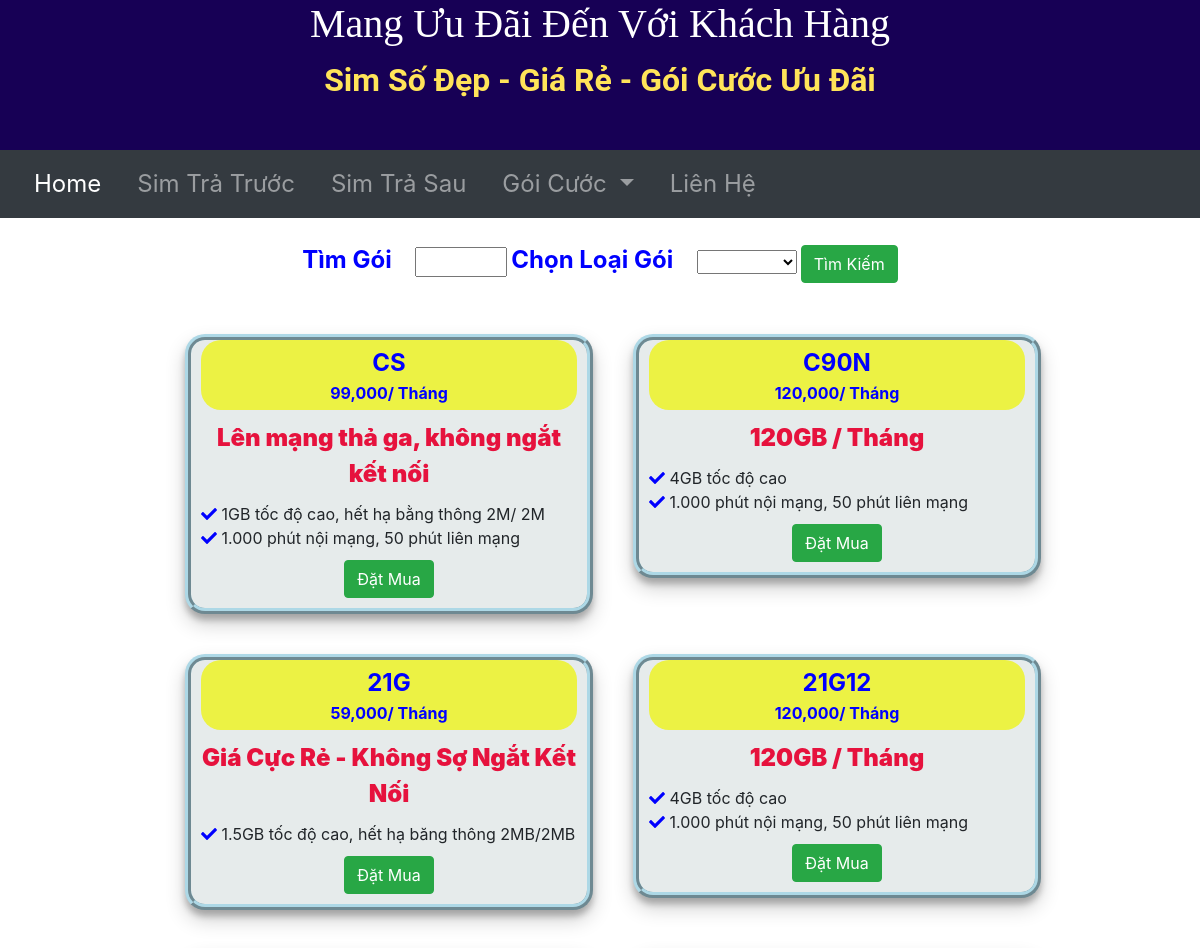
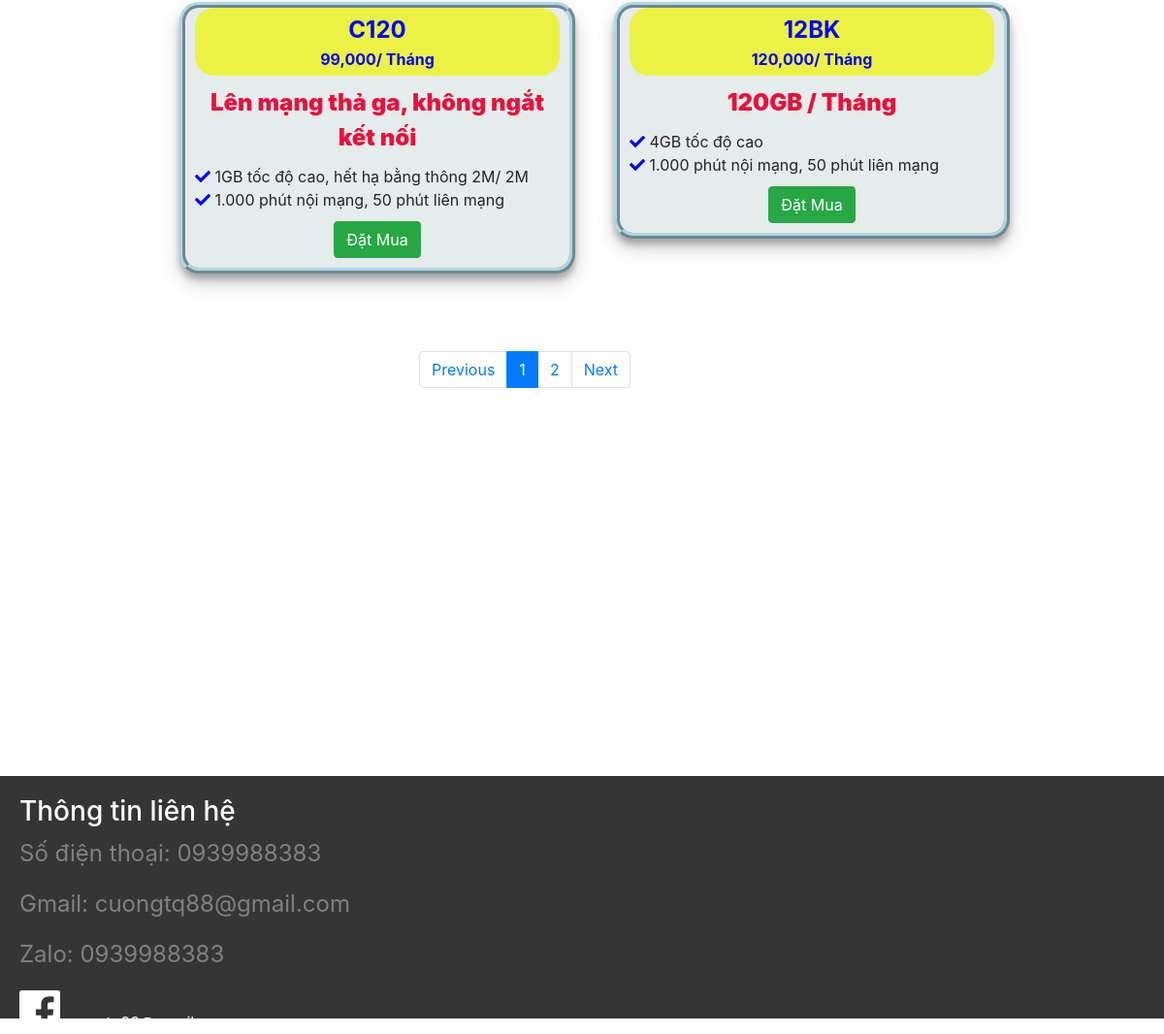
Screenshot of /goicuoc with the database file from the repository (2 pictures, top to bottom).
### main.py (models this page shows)
class GoiCuoc(db.Model):
    id = db.Column(db.Integer, primary_key=True)
    tengoi = db.Column(db.String(250), nullable=False)
    gia = db.Column(db.Integer, nullable=False)
    uudaichinh = db.Column(db.String(1000), nullable=False)
    uudaidata = db.Column(db.String(500), nullable=True)
    uudaithoai = db.Column(db.String(1000), nullable=True)
    nhom = db.Column(db.String(250), nullable=True)
    loai = db.Column(db.String(250), nullable=False)

### main.py (the view)
@app.route("/goicuoc", methods=['GET', 'POST'], defaults={"page": 1})
@app.route('/tracuugoi/<int:page>',methods=["GET","POST"])
def goicuoc(page):
    page = page
    pages = 6
    all_goi = GoiCuoc.query.filter_by(nhom="Phổ Biến").paginate(page, pages, error_out=False)
    if request.method == 'POST' and 'loaigoi' in request.form:
        loaigoi = request.form["loaigoi"]
        print(loaigoi)
        all_goi = GoiCuoc.query.filter_by(loai=loaigoi).paginate(page, pages, error_out=False)
        return render_template('goicuoc.html', all_goi=all_goi, loaigoi=loaigoi)
    loaigoi = request.args.get('loaigoi')
    print(loaigoi)
    if loaigoi != "" and loaigoi !=None:
        print("aaa")
        all_goi = GoiCuoc.query.filter_by(loai=loaigoi).paginate(page, pages, error_out=False)
        return render_template('goicuoc.html', all_goi=all_goi, loaigoi=loaigoi)
    return render_template('goicuoc.html', all_goi=all_goi)

### templates/goicuoc.html (shortened to what this page needs)
<html lang="en">
{% include "header.html" %}
<head>
     <link href="{{ url_for('static', filename='css/styles1.css')}}" rel="stylesheet">
  <link rel="stylesheet" href="https://cdn.jsdelivr.net/npm/bootstrap@4.6.0/dist/css/bootstrap.min.css">
</head>
<body>
<div class="container ">
 <form class="timgoi" action="{{ url_for('goicuoc') }}" method="post">
      <div class="col-lg-12 vung-tracuugoi">
          <label for=""class="chongoi">Tìm Gói</label>
          <input type="text" size="4" name="goicantim" value="" class="btn-timso">
    <label for="loaigoi" class="chongoi">Chọn Loại Gói</label>
    <select name="loaigoi" id="loaigoi">
      <option  value="{{ loaigoi }}">{{ loaigoi }}</option>
      <option value="Phổ Biến">Phổ Biến</option>
    </select>
      <button type="submit" class="btn btn-success">Tìm Kiếm</button><br>
  </div>
  </form>
    </div>
    <div class="row vungchua-goicuoc">
        {% for goi in all_goi.items %}
      <div class="goicuoc">
        <div class="title-goi">
          <span class="tengoi">{{ goi.tengoi }}</span><br>
          <span class="giagoi">{{ goi.gia }}/ Tháng</span><br>
        </div>
        <div class="uudaigoi">
          <span >{{ goi.uudaichinh }}</span><br>
        </div>
        <div class="noidunggoi">
          <span><i class="fas fa-check icon-check"></i> {{ goi.uudaidata }}</span><br>
            {% if goi.uudaithoai  %}
          <span><i class="fas fa-check icon-check"></i> {{ goi.uudaithoai }}</span><br>
            {% endif %}
        </div>
        <div class="datmua">
          <button type="submit" name="button" class="btn btn-success btn-datmua">Đặt Mua</button>
        </div>
      </div>
        {% endfor %}
    </div>
<form>
    <div class="vung-paganation">
    <nav aria-label="Page navigation example">
  <ul class="pagination">
    {% if all_goi.has_prev %}
      <li class="page-item"><a class="page-link" href="{{ url_for('goicuoc', page=all_goi.prev_num, loaigoi=loaigoi) }}">Previous</a></li>
    {% else %}
      <li class="page-item"><a class="page-link" href="">Previous</a></li>
    {% endif %}
    {% for page in all_goi.iter_pages(left_edge=3, right_edge=3) %}
     {% if page %}
        {% if page==all_goi.page %}
          <li class="page-item active" ><a class="page-link" href="{{ url_for('goicuoc', page=page, loaigoi=loaigoi) }}" >{{ page }}</a></li>
        {% else %}
          <li class="page-item" ><a class="page-link" href="{{ url_for('goicuoc', page=page, loaigoi=loaigoi) }}" >{{ page }}</a></li>
        {% endif %}
      {% else %}
          <li class="page-item disabled" ><a class="page-link" href="" >...</a></li>
    {% endif %}
     {% endfor %}
    {% if all_goi.has_next %}
      <li class="page-item"><a class="page-link" href="{{ url_for('goicuoc', page=all_goi.next_num, loaigoi=loaigoi) }}">Next</a></li>
    {% else %}
      <li class="page-item"><a class="page-link" href="">Next</a></li>
    {% endif %}
  </ul>
</nav>
        </div>
    </form>
  </body>
</html>
{% include "footer.html" %}

### static/css/styles.css (style rules this page uses)
body { font-size: 16px; font-family: 'Merriweather', serif; position: relative; padding-left: 0px; }
.row { margin: auto; width: 100% ; }
.pagination { width: 100px; margin-left: 36%; }
.container { position: relative; text-align: center; margin-top: 2%; }

### static/css/styles1.css (style rules this page uses)
.goicuoc { float: left; width: 25%; height: 10%; padding: 0 10px; text-align: center; margin: 20px; border: ridge lightblue; border-width: 6px; border-radius: 20px; box-shadow: 0 10px 20px rgba(0,0,0,0.19), 0 6px 6px rgba(0,0,0,0.23); background-color: #E6EBEB; }
@media screen and (max-width: 1200px) { .goicuoc { width: 40%; display: block; margin-bottom: 20px; } }
.vungchua-goicuoc:after { content: ""; display: table; clear: both; }
.tengoi { color: blue; font-size: 1.5rem; font-weight:bolder; }
.giagoi { color: blue; font-size: 1rem; font-weight:bold; }
.noidunggoi { text-align: left; }
.title-goi { background-color: #ECF244; border-radius: 20px; padding: 5px; }
.uudaigoi { font-size: 1.5rem; font-style: bold; font-weight: 900; padding: 10px 0 10px 0; color: #E6123D; }
.icon-check { color: blue; }
.datmua { margin-top: 10px; }
.vungchua-goicuoc { display: flex; position: relative; padding-left: 15%; padding-top: 1%; }
.vung-paganation { padding-top: 5%; }
.timgoi { color: blue; font-weight: bolder; font-size: 1rem; }
.chongoi { padding-right: 20px; font-size: 1.5rem; }
.btn-datmua { margin-bottom: 10px; }

### rows the page displays
GoiCuoc: tengoi "CS", gia "99,000", uudaichinh "Lên mạng thả ga, không ngắt kết nối", uudaidata "1GB tốc độ cao, hết hạ bằng thông 2M/ 2M", uudaithoai "1.000 phút nội mạng, 50 phút liên mạng"
GoiCuoc: tengoi "C90N", gia "120,000", uudaichinh "120GB / Tháng", uudaidata "4GB tốc độ cao", uudaithoai "1.000 phút nội mạng, 50 phút liên mạng"
GoiCuoc: tengoi "21G", gia "59,000", uudaichinh "Giá Cực Rẻ - Không Sợ Ngắt Kết Nối", uudaidata "1.5GB tốc độ cao, hết hạ băng thông 2MB/2MB"
GoiCuoc: tengoi "21G12", gia "120,000", uudaichinh "120GB / Tháng", uudaidata "4GB tốc độ cao", uudaithoai "1.000 phút nội mạng, 50 phút liên mạng"
GoiCuoc: tengoi "C120", gia "99,000", uudaichinh "Lên mạng thả ga, không ngắt kết nối", uudaidata "1GB tốc độ cao, hết hạ bằng thông 2M/ 2M", uudaithoai "1.000 phút nội mạng, 50 phút liên mạng"
GoiCuoc: tengoi "12BK", gia "120,000", uudaichinh "120GB / Tháng", uudaidata "4GB tốc độ cao", uudaithoai "1.000 phút nội mạng, 50 phút liên mạng"

### other values shown
{{ page }} "1"
{{ page }} "2"
